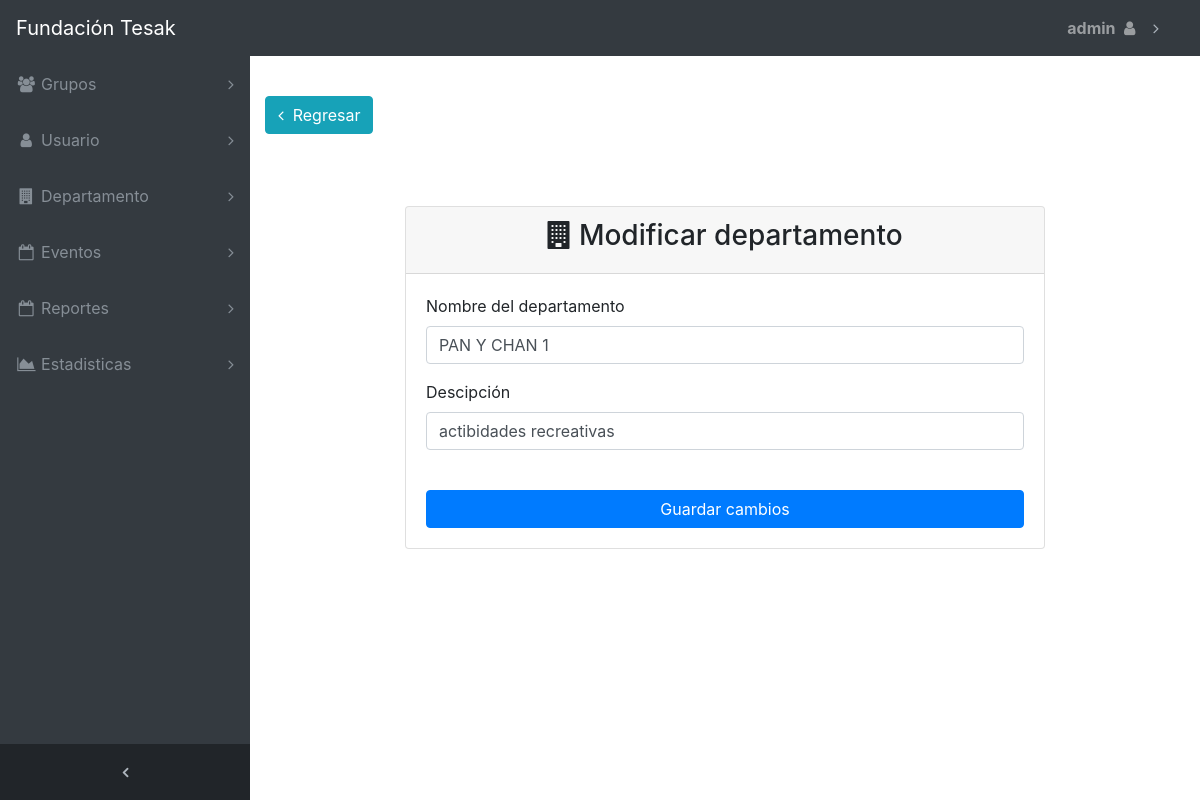
Screenshot of /admin/view/actualizardepartamento.php?id=1 (signed in) with the database file from the repository.
### tables this page shows
CREATE TABLE IF NOT EXISTS `departamento` (
  `id_departamento` int(11) NOT NULL AUTO_INCREMENT,
  `departamento_nombre` varchar(30) NOT NULL,
  `departamento_descripcion` varchar(30) NOT NULL,
  PRIMARY KEY (`id_departamento`)
);

### admin/view/actualizardepartamento.php (the view, shortened to what this page needs)
<?php
require('../../DB/conexion.php');
                                      $id = $_GET['id'];
                                      $datos = "SELECT * FROM departamento where id_departamento ='".$id."'";
                                      $obtener = $conexion ->prepare($datos);
                                      $obtener ->execute();
                                      $resultado = $obtener ->fetch();
  ?>
<!DOCTYPE html>
<html lang="es">
<head>
  <link href="../../style/vendor/bootstrap/css/bootstrap.min.css" rel="stylesheet">
  <link href="../../style/vendor/font-awesome/css/font-awesome.min.css" rel="stylesheet" type="text/css">
  <link href="../../style/css/sb-admin.css" rel="stylesheet">
</head>
<body class="fixed-nav sticky-footer bg-dark" id="page-top">
  <nav>
    <?php
    include("navbar.php");
    ?>
  </nav>
  <div class="content-wrapper">
    <div class="container-fluid">
                        <br>
          <a href="verdepartamento.php " class="btn btn-info btn-md" ><i class="fa fa-angle-left"></i>&nbsp;  Regresar</a>
          <br>
          <br>
          <div class="card card-register mx-auto mt-5">
            <div class="card-header"><h3 style="text-align:center;"><i class="fa fa-building"></i> Modificar departamento</h3></div>
            <div class="card-body">
            <form method="POST" action="../controller/c_updatedepartamento.php?id=<?php echo $resultado['id_departamento']; ?>">
                <div class="form-group">
                  <label for="nombre_evento">Nombre del departamento</label>
                  <input class="form-control" value="<?php echo $resultado['departamento_nombre']; ?>" id="nombre_dept" name="nombre_dept" type="text" aria-describedby="nameHelp" placeholder="Digitar nombre del departamento" required="true">
                </div>
                <div class="form-group">
                  <label for="descripcion_evento">Descipción</label>
                  <input class="form-control" value="<?php echo $resultado['departamento_descripcion']; ?>" id="descripcion_dept" name="descripcion_dept" type="text" aria-describedby="nameHelp" placeholder="Digitar descripción (opcional)">
                </div>
                <br>
                <input class="btn btn-primary btn-block" type="submit" value="Guardar cambios">
              </form>
        </div>
      </div>
    </div>
  </div>
</body>
</html>

### style/css/sb-admin.css (style rules this page uses)
html { position: relative; min-height: 100%; }
body { overflow-x: hidden; }
body.fixed-nav { padding-top: 56px; }
.content-wrapper { min-height: calc(100vh - 56px); padding-top: 1rem; }
.content-wrapper { overflow-x: hidden; background: white; }
@media (min-width: 992px) { .content-wrapper { margin-left: 250px; } }
.card-register { max-width: 40rem; }

### rows the page displays
departamento: nombre_dept "PAN Y CHAN 1", descripcion_dept "actibidades recreativas"

### other values shown
$usuario "admin"
